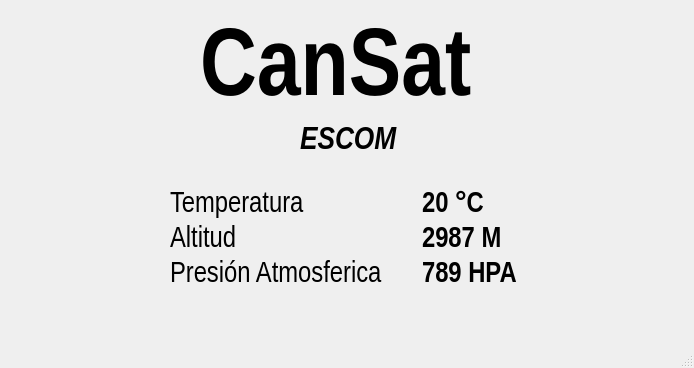
<?xml version="1.0" encoding="UTF-8"?>
<ui version="4.0">
 <class>Cansat</class>
 <widget class="QMainWindow" name="Cansat">
  <property name="geometry">
   <rect>
    <x>0</x>
    <y>0</y>
    <width>694</width>
    <height>368</height>
   </rect>
  </property>
  <property name="windowTitle">
   <string>Cansat</string>
  </property>
  <widget class="QWidget" name="centralwidget">
   <widget class="QLabel" name="label">
    <property name="geometry">
     <rect>
      <x>200</x>
      <y>20</y>
      <width>281</width>
      <height>101</height>
     </rect>
    </property>
    <property name="font">
     <font>
      <family>Arial Narrow</family>
      <pointsize>72</pointsize>
      <weight>75</weight>
      <bold>true</bold>
     </font>
    </property>
    <property name="lineWidth">
     <number>1</number>
    </property>
    <property name="text">
     <string>CanSat</string>
    </property>
   </widget>
   <widget class="QLabel" name="label_2">
    <property name="geometry">
     <rect>
      <x>300</x>
      <y>120</y>
      <width>111</width>
      <height>41</height>
     </rect>
    </property>
    <property name="font">
     <font>
      <family>Arial Narrow</family>
      <pointsize>24</pointsize>
      <weight>75</weight>
      <italic>true</italic>
      <bold>true</bold>
     </font>
    </property>
    <property name="text">
     <string>ESCOM</string>
    </property>
   </widget>
   <widget class="QWidget" name="formLayoutWidget">
    <property name="geometry">
     <rect>
      <x>170</x>
      <y>190</y>
      <width>401</width>
      <height>138</height>
     </rect>
    </property>
    <layout class="QFormLayout" name="formLayout">
     <item row="0" column="0">
      <widget class="QLabel" name="label_3">
       <property name="font">
        <font>
         <family>Arial Narrow</family>
         <pointsize>22</pointsize>
        </font>
       </property>
       <property name="text">
        <string>Temperatura</string>
       </property>
      </widget>
     </item>
     <item row="0" column="1">
      <widget class="QLabel" name="label_6">
       <property name="font">
        <font>
         <family>Arial Narrow</family>
         <pointsize>22</pointsize>
         <weight>75</weight>
         <italic>false</italic>
         <bold>true</bold>
        </font>
       </property>
       <property name="text">
        <string>     20 °C</string>
       </property>
      </widget>
     </item>
     <item row="1" column="0">
      <widget class="QLabel" name="label_5">
       <property name="font">
        <font>
         <family>Arial Narrow</family>
         <pointsize>22</pointsize>
        </font>
       </property>
       <property name="text">
        <string>Altitud</string>
       </property>
      </widget>
     </item>
     <item row="1" column="1">
      <widget class="QLabel" name="label_7">
       <property name="font">
        <font>
         <family>Arial Narrow</family>
         <pointsize>22</pointsize>
         <weight>75</weight>
         <bold>true</bold>
        </font>
       </property>
       <property name="text">
        <string>     2987 M</string>
       </property>
      </widget>
     </item>
     <item row="2" column="0">
      <widget class="QLabel" name="label_4">
       <property name="font">
        <font>
         <family>Arial Narrow</family>
         <pointsize>22</pointsize>
        </font>
       </property>
       <property name="text">
        <string>Presión Atmosferica</string>
       </property>
      </widget>
     </item>
     <item row="2" column="1">
      <widget class="QLabel" name="label_8">
       <property name="font">
        <font>
         <family>Arial Narrow</family>
         <pointsize>22</pointsize>
         <weight>75</weight>
         <bold>true</bold>
        </font>
       </property>
       <property name="text">
        <string>     789 HPA</string>
       </property>
      </widget>
     </item>
    </layout>
   </widget>
  </widget>
  <widget class="QStatusBar" name="statusbar"/>
 </widget>
 <resources/>
 <connections/>
</ui>
